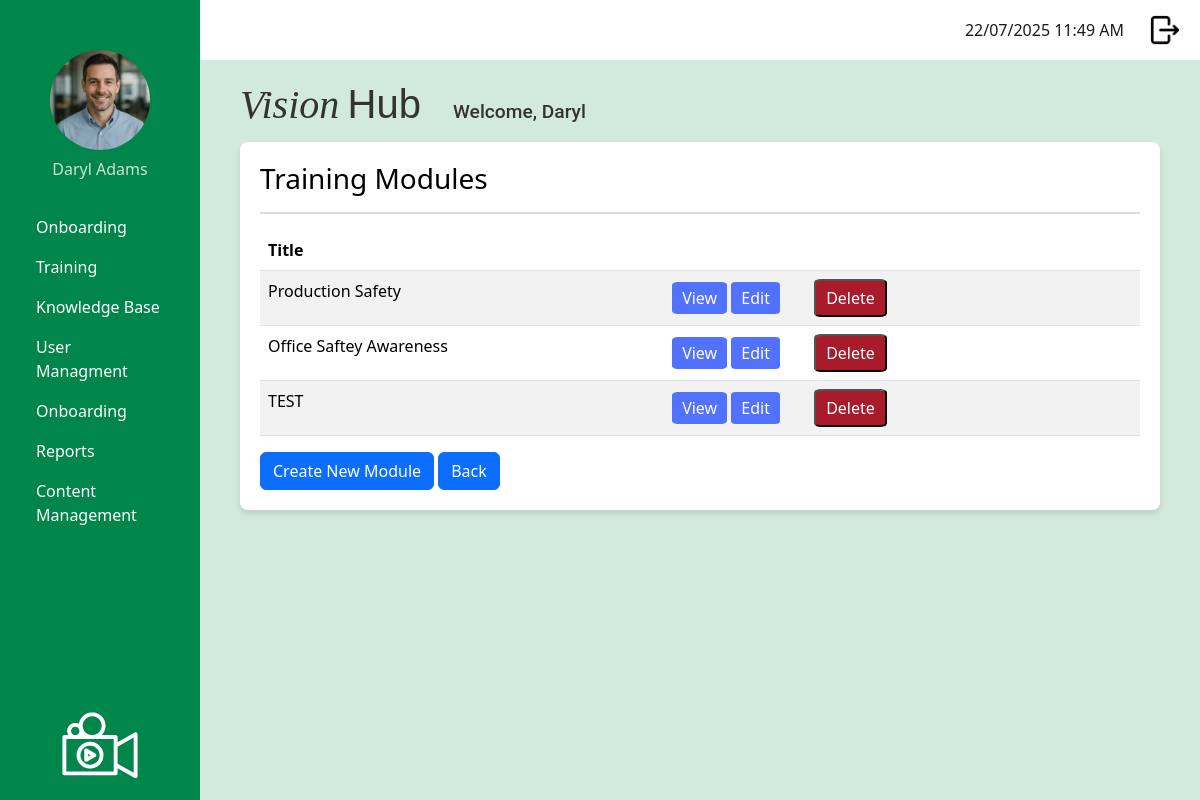
/admin/manage_training_modules (signed in), run on an earlier commit of the app's database.
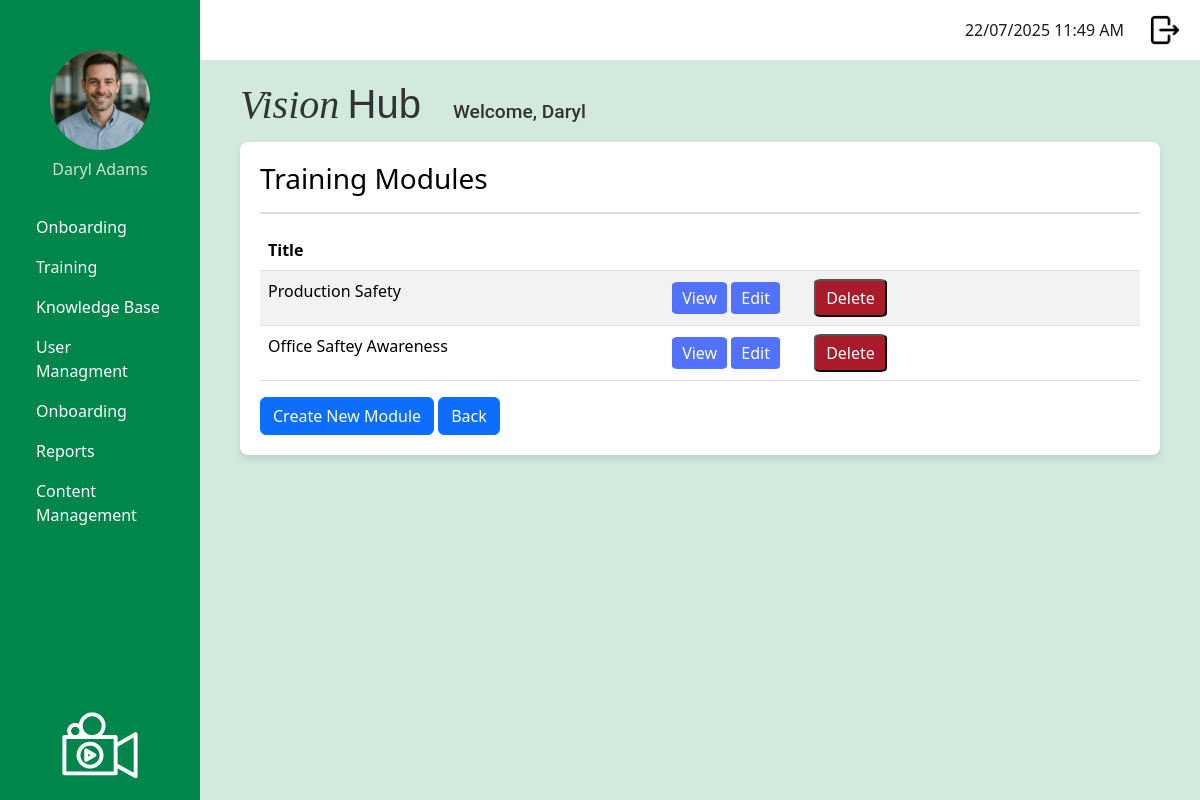
And on a later commit of the database.
### app/models.py (models this page shows, shortened)
class TrainingModule (db.Model):
    __tablename__ = 'training_module'
    id: so.Mapped[int] = so.mapped_column(primary_key=True)
    module_title: so.Mapped[str] = so.mapped_column(sa.String(150), index=True, unique=True)
    module_description: so.Mapped[str] = so.mapped_column(sa.Text, nullable=False)
    module_instructions: so.Mapped[str] = so.mapped_column(sa.Text, nullable=False)
    video_url: so.Mapped[str] = so.mapped_column(sa.String(300), nullable=True)
    active: so.Mapped[bool] = so.mapped_column(sa.Boolean, nullable=False, default=True)
    questions: so.Mapped[List['Question']] = so.relationship('Question', back_populates='training_module', cascade='all, delete-orphan')
    user_progress: so.Mapped[List['UserModuleProgress']] = so.relationship('UserModuleProgress', back_populates='training_module')
    onboarding_steps: so.Mapped[List['OnboardingStep']] = so.relationship('OnboardingStep', back_populates='training_module', cascade='all, delete-orphan')

### app/admin/routes.py (the view)
@app.route('/admin/manage_training_modules', methods=['GET'])
@login_required
def manage_training_modules():
    if current_user.role.role_name != "admin":
        return redirect(url_for('logout'))
    modules = TrainingModule.query.filter_by(active=True).all()
    return render_template(
        'admin/manage_training_modules.html',
        title='Manage Training Modules',
        modules=modules
    )

### app/models.py (called while the page is built)
@login.user_loader
def load_user(id):
    return db.session.get(User, int(id))

### app/templates/admin/manage_training_modules.html
{% extends "base.html" %}
{% block content %}
<div class="page-container">
    <div class="header">
        <h3 class="mb-3">Training Modules</h3>
        <hr class="border border-secondary">
    </div>
    {% if modules %}
    <table class="table table-striped">
        <thead>
            <tr>
                <th>Title</th>
                <th></th>
            </tr>
    </thead>
    <tbody>
        {% for module in modules %}
        <tr>
            <td>{{ module.module_title }}</td>
            <td>
                <a href="{{ url_for('details_training_module', module_id=module.id) }}" class="royal-blue-button">View</a>
                <a href="{{ url_for('edit_training_module', module_id=module.id) }}" class="royal-blue-button">Edit</a>
                <form method="POST"
                      action="{{ url_for('delete_training_module', module_id=module.id) }}"
                      style="display:inline;"
                      onsubmit="return confirm('Are you sure you want to delete this module?');">
                    <button type="submit" class="warning-button">Delete</button>
                </form>
      </td>
        </tr>
        {% endfor %}
    </tbody>
</table>
{% else %}
<p>No training modules found.</p>
{% endif %}
<a href="{{ url_for('create_training_module') }}" class="btn btn-primary">Create New Module</a>
<a href="{{ url_for('admin_dashboard') }}" class="btn btn-primary">Back</a>
{% endblock %}

What changed in the data, as far as the page shows it:
no longer on this page (row edited): TrainingModule: module_title "TEST"
